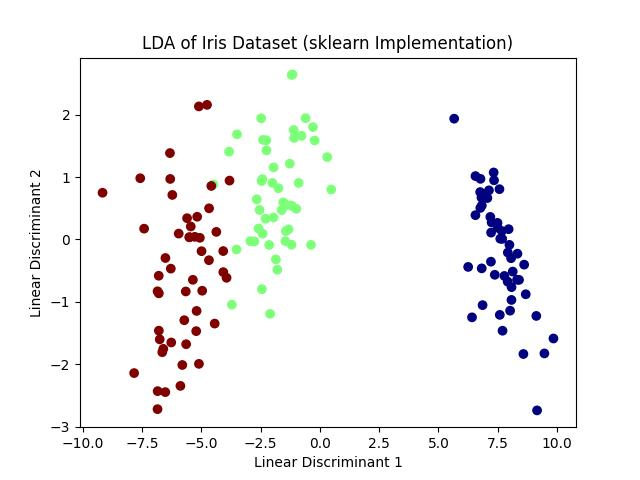

Recreate this plot in Python.
# LDA using sklearn

import numpy as np
import matplotlib.pyplot as plt
from sklearn.datasets import load_iris
from sklearn.discriminant_analysis import LinearDiscriminantAnalysis

# Load the Iris dataset
X = load_iris().data
y = load_iris().target

# Perform LDA using sklearn
lda = LinearDiscriminantAnalysis(n_components=2)
X_projected = lda.fit_transform(X, y)

print("Shape of Data:", X.shape)
print("Shape of transformed Data:", X_projected.shape)

# Plot the results
ld1 = X_projected[:, 0]
ld2 = X_projected[:, 1]

plt.scatter(ld1, ld2, c=y, cmap="jet")
plt.xlabel("Linear Discriminant 1")
plt.ylabel("Linear Discriminant 2")
plt.title("LDA of Iris Dataset (sklearn Implementation)")
plt.show()

"""
Output:
Shape of Data: (150, 4)
Shape of transformed Data: (150, 2)
"""
